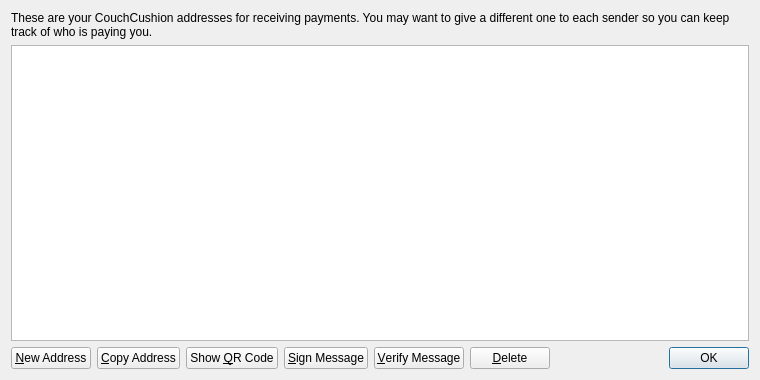
<?xml version="1.0" encoding="UTF-8"?>
<ui version="4.0">
 <class>AddressBookPage</class>
 <widget class="QWidget" name="AddressBookPage">
  <property name="geometry">
   <rect>
    <x>0</x>
    <y>0</y>
    <width>760</width>
    <height>380</height>
   </rect>
  </property>
  <property name="windowTitle">
   <string>Address Book</string>
  </property>
  <layout class="QVBoxLayout" name="verticalLayout">
   <item>
    <widget class="QLabel" name="labelExplanation">
     <property name="text">
      <string>These are your CouchCushion addresses for receiving payments. You may want to give a different one to each sender so you can keep track of who is paying you.</string>
     </property>
     <property name="textFormat">
      <enum>Qt::PlainText</enum>
     </property>
     <property name="wordWrap">
      <bool>true</bool>
     </property>
    </widget>
   </item>
   <item>
    <widget class="QTableView" name="tableView">
     <property name="contextMenuPolicy">
      <enum>Qt::CustomContextMenu</enum>
     </property>
     <property name="toolTip">
      <string>Double-click to edit address or label</string>
     </property>
     <property name="tabKeyNavigation">
      <bool>false</bool>
     </property>
     <property name="alternatingRowColors">
      <bool>true</bool>
     </property>
     <property name="selectionMode">
      <enum>QAbstractItemView::SingleSelection</enum>
     </property>
     <property name="selectionBehavior">
      <enum>QAbstractItemView::SelectRows</enum>
     </property>
     <property name="sortingEnabled">
      <bool>true</bool>
     </property>
     <attribute name="verticalHeaderVisible">
      <bool>false</bool>
     </attribute>
    </widget>
   </item>
   <item>
    <layout class="QHBoxLayout" name="horizontalLayout">
     <item>
      <widget class="QPushButton" name="newAddressButton">
       <property name="toolTip">
        <string>Create a new address</string>
       </property>
       <property name="text">
        <string>&amp;New Address</string>
       </property>
       <property name="icon">
        <iconset resource="../bitcoin.qrc">
         <normaloff>:/icons/add</normaloff>:/icons/add</iconset>
       </property>
      </widget>
     </item>
     <item>
      <widget class="QPushButton" name="copyToClipboard">
       <property name="toolTip">
        <string>Copy the currently selected address to the system clipboard</string>
       </property>
       <property name="text">
        <string>&amp;Copy Address</string>
       </property>
       <property name="icon">
        <iconset resource="../bitcoin.qrc">
         <normaloff>:/icons/editcopy</normaloff>:/icons/editcopy</iconset>
       </property>
      </widget>
     </item>
     <item>
      <widget class="QPushButton" name="showQRCode">
       <property name="text">
        <string>Show &amp;QR Code</string>
       </property>
       <property name="icon">
        <iconset resource="../bitcoin.qrc">
         <normaloff>:/icons/qrcode</normaloff>:/icons/qrcode</iconset>
       </property>
      </widget>
     </item>
     <item>
      <widget class="QPushButton" name="signMessage">
       <property name="toolTip">
        <string>Sign a message to prove you own a Bitcoin address</string>
       </property>
       <property name="text">
        <string>&amp;Sign Message</string>
       </property>
       <property name="icon">
        <iconset resource="../bitcoin.qrc">
         <normaloff>:/icons/edit</normaloff>:/icons/edit</iconset>
       </property>
      </widget>
     </item>
     <item>
      <widget class="QPushButton" name="verifyMessage">
       <property name="toolTip">
        <string>Verify a message to ensure it was signed with a specified Bitcoin address</string>
       </property>
       <property name="text">
        <string>&amp;Verify Message</string>
       </property>
       <property name="icon">
        <iconset resource="../bitcoin.qrc">
         <normaloff>:/icons/transaction_0</normaloff>:/icons/transaction_0</iconset>
       </property>
      </widget>
     </item>
     <item>
      <widget class="QPushButton" name="deleteButton">
       <property name="toolTip">
        <string>Delete the currently selected address from the list. Only sending addresses can be deleted.</string>
       </property>
       <property name="text">
        <string>&amp;Delete</string>
       </property>
       <property name="icon">
        <iconset resource="../bitcoin.qrc">
         <normaloff>:/icons/remove</normaloff>:/icons/remove</iconset>
       </property>
      </widget>
     </item>
     <item>
      <spacer name="horizontalSpacer">
       <property name="orientation">
        <enum>Qt::Horizontal</enum>
       </property>
       <property name="sizeHint" stdset="0">
        <size>
         <width>40</width>
         <height>20</height>
        </size>
       </property>
      </spacer>
     </item>
     <item>
      <widget class="QDialogButtonBox" name="buttonBox">
       <property name="sizePolicy">
        <sizepolicy hsizetype="Maximum" vsizetype="Fixed">
         <horstretch>0</horstretch>
         <verstretch>0</verstretch>
        </sizepolicy>
       </property>
       <property name="standardButtons">
        <set>QDialogButtonBox::Ok</set>
       </property>
      </widget>
     </item>
    </layout>
   </item>
  </layout>
 </widget>
 <resources>
  <include location="../bitcoin.qrc"/>
 </resources>
 <connections/>
</ui>
